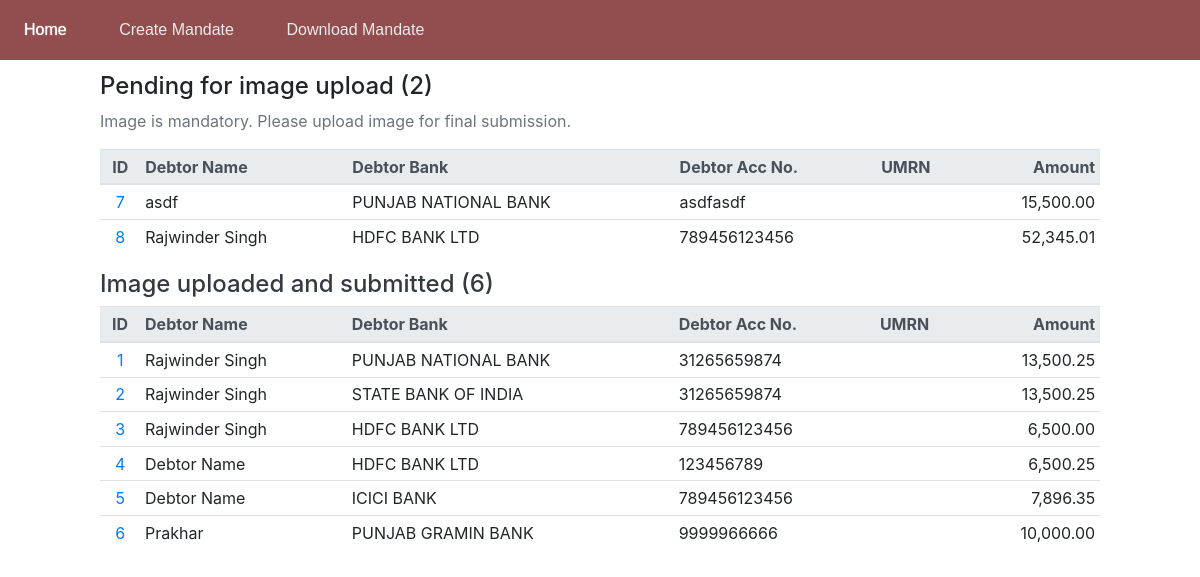
The app's page /mandates/, older data.
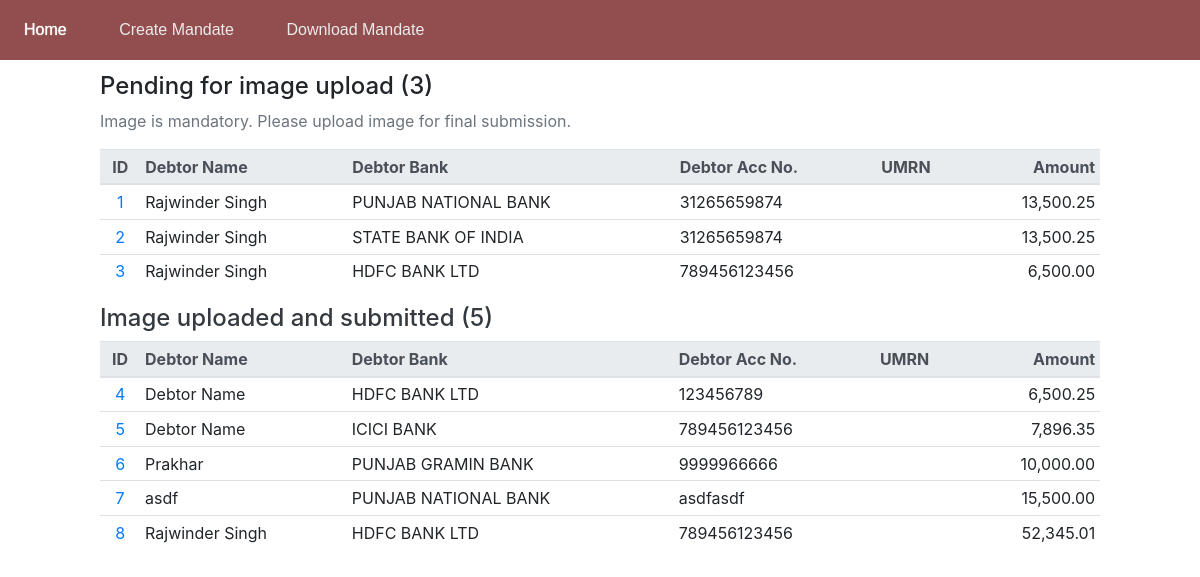
The same page, newer data.
### mandate/models.py (models this page shows, shortened)
class Mandate(models.Model):
	debit_type_choices = [
		(None, ''),
		('F', 'Fixed Amount'),
		('M', 'Max Amount'),
	]
	frequency_choices = [
		(None, ''),
		('ADHO', 'As and when presented'),
		('INDA', 'Intra Day'),
		('DAIL', 'Daily'),
		('WEEK', 'Weekly'),
		('BIMN', 'Bi-Monthly'),
		('MNTH', 'Monthly '),
		('QURT', 'Quaterly'),
		('MIAN', 'Semi annually'),
		('YEAR', 'Yearly'),
		('BIMN', 'Bi-Monthly'),
	]
	acc_type_choices = [
		(None, ''),
		('SAVINGS', 'SAVINGS'),
		('CURRENT', 'CURRENT'),
		('CC', 'CC'),
		('Other', 'Other'),
	]
	umrn = models.CharField(max_length=50, verbose_name='UMRN')
	ref = models.CharField(max_length=100, null=True, verbose_name='Message Reference')
	currency = models.CharField(max_length=5, default='INR', verbose_name='Currency')
	debit_type = models.CharField(max_length=1, choices=debit_type_choices, verbose_name='Debit Type')
	amount = models.DecimalField(max_digits=10, decimal_places=2, verbose_name='Amount')
	category = models.CharField(max_length=4, default='L001', verbose_name='Category')
	frequency = models.CharField(max_length=4, choices=frequency_choices, verbose_name='Frequency')
	date = models.DateField(verbose_name='Date of Mandate')
	start_date = models.DateField(verbose_name='Start Date', help_text="The start date should be on or after the date of mandate.")
	end_date = models.DateField(verbose_name='End Date', help_text="The end date can not be beyond 40 years after start date ")
	debtor_name = models.CharField(max_length=300, verbose_name='Name of Debor Account Holder', help_text="The name as per the debit account.")
	debtor_bank = models.ForeignKey(DebtorBank, on_delete=models.PROTECT, verbose_name='Debtor Bank')
	debtor_acc_type = models.CharField(max_length=10, choices=acc_type_choices, verbose_name='Debtor Account Type')
	debtor_acc_no = models.CharField(max_length=100, verbose_name='Debtor Legal Account Number')
	debtor_acc_ifsc = models.CharField(max_length=11, verbose_name='Debtor Account IFSC')
	creditor_name = models.CharField(max_length=300, verbose_name='Creditor Name')
	creditor_bank = models.CharField(max_length=300, default="SARVA HARYANA GRAMIN BANK", verbose_name='Creditor Bank')
	creditor_utility_code = models.CharField(max_length=100, default="HGBX00002000017848", verbose_name='Creditor Utility Code')
	mandate_image = models.ImageField(upload_to="mandate/images/mandate/", null=True, verbose_name='Mandate Image')
	mandate_file = models.FileField(null=True, blank=True, verbose_name='Mandate File')
	credit_account = models.CharField(max_length=100, verbose_name='Credit Account', help_text="The loan/other account in SHGB in which the installment is to be credited.")
	is_deleted = models.BooleanField(default=False)
	image_uploaded = models.BooleanField(default=False)
	locked = models.BooleanField(default=False)
	confirmation = models.BooleanField(default=False)
	uploaded_npci = models.BooleanField(default=False)
	status_npci = models.BooleanField(default=False)
	response_npci = models.CharField(max_length=4, null=True)
	class Meta:
		constraints = [
			CheckConstraint(
    			check = Q(start_date__gte = F("date")),
    			name = "startDate_gte_date",
				violation_error_message = '"Start Date" can not be before the "Date of Mandate"',
			)
		]

class DebtorBank(models.Model):
	name = models.CharField(max_length=400)
	is_deleted = models.BooleanField(default=False)
	def __str__(self):
		return self.name

### mandate/views.py (the view)
# urls.py: path("", views.index, name="index"),
def index(request):
	mandates = Mandate.objects.exclude(mandate_image__isnull=True).exclude(mandate_image__exact = '')
	mandates_pending_image = Mandate.objects.filter(Q(mandate_image__isnull=True) | Q(mandate_image__exact = ''))
	context = {"mandates": mandates, "mandates_pending_image": mandates_pending_image}
	return render(request, "mandate/index.html", context)

### mandate/templates/mandate/index.html
{% extends "mandate/base.html" %}
{% load humanize %}
{% block content %}
<div style="width: 1000px;">
<h4>Pending for image upload ({{ mandates_pending_image.count }})</h4>
<p class="text-muted">Image is mandatory. Please upload image for final submission.</p>
<table class="table table-sm table-hover">
    <thead class="thead-light">
      <tr>
        <th scope="col" class="text-center">ID</th>
        <th scope="col">Debtor Name</th>
        <th scope="col">Debtor Bank</th>
        <th scope="col">Debtor Acc No.</th>
        <th scope="col">UMRN</th>
        <th scope="col" class="text-right">Amount</th>
      </tr>
    </thead>
    <tbody>
        {% for m in mandates_pending_image %}
        <tr>
            <td scope="row" class="text-center"><a href="/mandates/mandate/{{m.id}}/">{{m.id}}</a></td>
            <td>{{m.debtor_name}}</td>
            <td>{{m.debtor_bank}}</td>
            <td>{{m.debtor_acc_no}}</td>
            <td>{{m.umrn}}</td>
            <td class="text-right">{{m.amount|intcomma}}</td>
        </tr>
        {% endfor %}
    </tbody>
  </table>
<h4><a href="1/" class="text-dark">Image uploaded and submitted ({{ mandates.count }})</a></h4>
<table class="table table-sm table-hover">
    <thead class="thead-light">
      <tr>
        <th scope="col" class="text-center">ID</th>
        <th scope="col">Debtor Name</th>
        <th scope="col">Debtor Bank</th>
        <th scope="col">Debtor Acc No.</th>
        <th scope="col">UMRN</th>
        <th scope="col" class="text-right">Amount</th>
      </tr>
    </thead>
    <tbody>
        {% for m in mandates %}
        <tr>
            <td scope="row" class="text-center"><a href="/mandates/mandate/{{m.id}}/">{{m.id}}</a></td>
            <td>{{m.debtor_name}}</td>
            <td>{{m.debtor_bank}}</td>
            <td>{{m.debtor_acc_no}}</td>
            <td>{{m.umrn}}</td>
            <td class="text-right">{{m.amount|intcomma}}</td>
        </tr>
        {% endfor %}
    </tbody>
  </table>
</div>
{% endblock %}

Row changes from the older to the newer data that the page shows:
changed Mandate id 1: moves from the list under "Image uploaded and submitted (6)" to the list under "Pending for image upload (3)"
changed Mandate "STATE BANK OF INDIA": moves from the list under "Image uploaded and submitted (6)" to the list under "Pending for image upload (3)"
changed Mandate id 3: moves from the list under "Image uploaded and submitted (6)" to the list under "Pending for image upload (3)"
changed Mandate "asdf": moves from the list under "Pending for image upload (2)" to the list under "Image uploaded and submitted (5)"
changed Mandate id 8: moves from the list under "Pending for image upload (2)" to the list under "Image uploaded and submitted (5)"
Text that changed along with them:
{{ mandates_pending_image.count }}: "2" → "3"
{{ mandates.count }}: "6" → "5"
